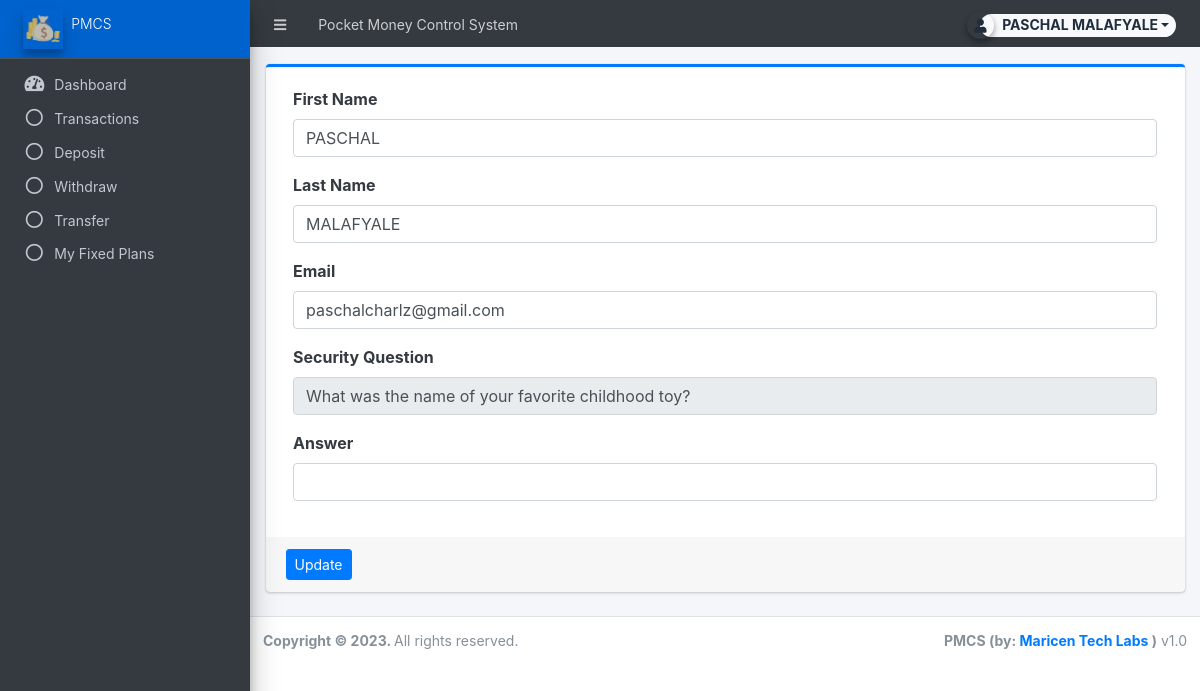
/client/?page=user (signed in), run on the app's committed database.
### tables this page shows
CREATE TABLE `accounts` (
  `id` int(30) NOT NULL,
  `account_number` varchar(50) NOT NULL,
  `pin` int(4) NOT NULL,
  `confirmed_pin` text NOT NULL,
  `firstname` varchar(250) NOT NULL,
  `lastname` varchar(250) NOT NULL,
  `middlename` varchar(250) NOT NULL,
  `email` text NOT NULL,
  `balance` float NOT NULL,
  `secqstn` varchar(255) NOT NULL,
  `secans` varchar(255) NOT NULL,
  `date_created` datetime NOT NULL DEFAULT current_timestamp(),
  `date_updated` datetime DEFAULT NULL ON UPDATE current_timestamp()
);

### config.php (called while the page is built, shortened)
<?php
require_once('classes/DBConnection.php');
require_once('classes/SystemSettings.php');
function validate_image($file){
	if(!empty($file)){
		if(is_file(base_app.$file)){
			return base_url.$file;
		}else{
			return base_url.'dist/img/no-image-available.png';
		}
	}else{
		return base_url.'dist/img/no-image-available.png';
	}
}
function isMobileDevice(){
    $aMobileUA = array(
        '/iphone/i' => 'iPhone',
        '/ipod/i' => 'iPod',
        '/ipad/i' => 'iPad',
        '/android/i' => 'Android',
        '/blackberry/i' => 'BlackBerry',
        '/webos/i' => 'Mobile'
    );
    return false;
}
?>

### classes/DBConnection.php (called while the page is built, shortened)
<?php
class DBConnection{
    private $host = DB_SERVER;
    private $username = DB_USERNAME;
    private $password = DB_PASSWORD;
    private $database = DB_NAME;
    public $conn;
    public function __construct(){
        if (!isset($this->conn)) {
            $this->conn = new mysqli($this->host, $this->username, $this->password, $this->database);
        }
    }
}
?>

### client/user/index.php (the view, shortened to what this page needs)
<?php
$user = $conn->query("SELECT * FROM `accounts` where id ='".$_settings->userdata('id')."'");
foreach($user->fetch_array() as $k =>$v){
	$meta[$k] = $v;
}
?>
<div class="card card-outline card-primary">
	<div class="card-body">
		<div class="container-fluid">
			<form action="" id="manage-user">
				<div class="form-group">
					<label for="name">First Name</label>
					<input type="text" name="firstname" id="firstname" class="form-control" value="<?php echo isset($meta['firstname']) ? $meta['firstname']: '' ?>" required>
				</div>
				<div class="form-group">
					<label for="name">Last Name</label>
					<input type="text" name="lastname" id="lastname" class="form-control" value="<?php echo isset($meta['lastname']) ? $meta['lastname']: '' ?>" required>
				</div>
				<div class="form-group">
					<label for="email">Email</label>
					<input type="text" name="email" id="email" class="form-control" value="<?php echo isset($meta['email']) ? $meta['email']: '' ?>" required  autocomplete="off">
				</div>
				<div class="form-group">
					<label for="secqstn">Security Question</label>
					<input type="text" name="secqstn" id="secqstn" class="form-control" value="<?php echo isset($meta['secqstn']) ? $meta['secqstn']: '' ?>" readonly>
				</div>
				<div class="form-group">
					<label for="secans">Answer</label>
					<input type="text" name="secans" id="secans" class="form-control" value="" required>
				</div>
			</form>
		</div>
	</div>
	<div class="card-footer">
		<div class="col-md-12">
			<div class="row">
				<button id="update-button" class="btn btn-sm btn-primary">Update</button>
			</div>
		</div>
	</div>
</div>

### client/index.php (shortened to what this page needs)
<?php require_once('../config.php'); ?>
<?php
$balance = $conn->query("SELECT * FROM `accounts` where id=".$_settings->userdata('id'));
$_settings->set_userdata('balance', $balance->fetch_assoc()['balance']);
?>
 <!DOCTYPE html>
<html lang="en" class="" style="height: auto;">
<?php require_once('inc/header.php') ?>
  <body class="sidebar-mini layout-fixed control-sidebar-slide-open layout-navbar-fixed sidebar-mini-md sidebar-mini-xs" data-new-gr-c-s-check-loaded="14.991.0" data-gr-ext-installed="" style="height: auto;">
    <div class="wrapper">
     <?php require_once('inc/topBarNav.php') ?>
     <?php require_once('inc/navigation.php') ?>
     <?php $page = isset($_GET['page']) ? $_GET['page'] : 'home';  ?>
      <div class="content-wrapper pt-3" style="min-height: 567.854px;">
        <section class="content  text-dark">
          <div class="container-fluid">
            <?php
              if(!file_exists($page.".php") && !is_dir($page)){
                  include '404.html';
              }else{
                if(is_dir($page))
                  include $page.'/index.php';
                else
                  include $page.'.php';
              }
            ?>
          </div>
        </section>
      </div>
      <?php require_once('inc/footer.php') ?>
  </body>
</html>

### client/inc/header.php (shortened to what this page needs)
<head>
    <link rel="stylesheet" href="<?php echo base_url ?>plugins/fontawesome-free/css/all.min.css">
    <link rel="stylesheet" href="<?php echo base_url ?>plugins/tempusdominus-bootstrap-4/css/tempusdominus-bootstrap-4.min.css">
  <link rel="stylesheet" href="<?php echo base_url ?>plugins/datatables-bs4/css/dataTables.bootstrap4.min.css">
  <link rel="stylesheet" href="<?php echo base_url ?>plugins/datatables-responsive/css/responsive.bootstrap4.min.css">
  <link rel="stylesheet" href="<?php echo base_url ?>plugins/datatables-buttons/css/buttons.bootstrap4.min.css">
  <link rel="stylesheet" href="<?php echo base_url ?>plugins/datatables-select/css/select.bootstrap4.min.css">
  <link rel="stylesheet" href="<?php echo base_url ?>plugins/select2/css/select2.min.css">
  <link rel="stylesheet" href="<?php echo base_url ?>plugins/select2-bootstrap4-theme/select2-bootstrap4.min.css">
    <link rel="stylesheet" href="<?php echo base_url ?>plugins/icheck-bootstrap/icheck-bootstrap.min.css">
    <link rel="stylesheet" href="<?php echo base_url ?>plugins/jqvmap/jqvmap.min.css">
    <link rel="stylesheet" href="<?php echo base_url ?>dist/css/adminlte.css">
    <link rel="stylesheet" href="<?php echo base_url ?>dist/css/custom.css">
    <link rel="stylesheet" href="<?php echo base_url ?>plugins/overlayScrollbars/css/OverlayScrollbars.min.css">
    <link rel="stylesheet" href="<?php echo base_url ?>plugins/daterangepicker/daterangepicker.css">
    <link rel="stylesheet" href="<?php echo base_url ?>plugins/summernote/summernote-bs4.min.css">
  <link rel="stylesheet" href="<?php echo base_url ?>plugins/sweetalert2-theme-bootstrap-4/bootstrap-4.min.css">
  <link rel="stylesheet" href="<?php echo base_url ?>plugins/fullcalendar/main.css">
  </head>

### client/inc/topBarNav.php (shortened to what this page needs)
<nav class="main-header navbar navbar-expand navbar-dark border border-light border-top-0  border-left-0 border-right-0 navbar-light text-sm">
  <ul class="navbar-nav">
    <li class="nav-item">
    <a class="nav-link" data-widget="pushmenu" href="#" role="button"><i class="fas fa-bars"></i></a>
    </li>
    <li class="nav-item d-none d-sm-inline-block">
      <a href="<?php echo base_url ?>" class="nav-link"><?php echo (!isMobileDevice()) ? $_settings->info('name'):$_settings->info('short_name'); ?></a>
    </li>
  </ul>
  <ul class="navbar-nav ml-auto">
    <li class="nav-item">
      <div class="btn-group nav-link">
            <button type="button" class="btn btn-rounded badge badge-light dropdown-toggle dropdown-icon" data-toggle="dropdown">
              <span><i class="img-circle elevation-2 user-img fa fa-user text-mute d-flex justify-content-center align-items-center"></i></span>
              <span class="ml-3"><?php echo ucwords($_settings->userdata('firstname').' '.$_settings->userdata('lastname')) ?></span>
            </button>
        </div>
    </li>
  </ul>
</nav>

### client/inc/navigation.php (shortened to what this page needs)
<aside class="main-sidebar sidebar-dark-primary elevation-4 sidebar-no-expand">
  <a href="<?php echo base_url ?>admin" class="brand-link bg-primary text-sm">
  <img src="<?php echo validate_image($_settings->info('logo'))?>" alt="Store Logo" class="brand-image  elevation-3" style="opacity: .8;width: 2.5rem;height: 2.5rem;max-height: unset">
  <span class="brand-text font-weight-light"><?php echo $_settings->info('short_name') ?></span>
  </a>
  <div class="sidebar os-host os-theme-light os-host-overflow os-host-overflow-y os-host-resize-disabled os-host-transition os-host-scrollbar-horizontal-hidden">
    <div class="os-content-glue" style="margin: 0px -8px; width: 249px; height: 646px;"></div>
    <div class="os-padding">
      <div class="os-viewport os-viewport-native-scrollbars-invisible" style="overflow-y: scroll;">
        <div class="os-content" style="padding: 0px 8px; height: 100%; width: 100%;">
          <nav class="mt-4">
             <ul class="nav nav-pills nav-sidebar flex-column text-sm nav-compact nav-flat nav-child-indent nav-collapse-hide-child" data-widget="treeview" role="menu" data-accordion="false">
              <li class="nav-item dropdown">
                <a href="./" class="nav-link nav-home">
                  <i class="nav-icon fas fa-tachometer-alt"></i>
                  <p>
                    Dashboard
                  </p>
                </a>
              </li>
              <li class="nav-item">
                <li class="nav-item">
                    <a href="./?page=transaction" class="nav-link nav-index">
                      <i class="far fa-circle nav-icon"></i>
                      <p>Transactions</p>
                    </a>
                  </li>
                  <li class="nav-item">
                    <a href="./?page=transaction/deposit" class="nav-link nav-deposit">
                      <i class="far fa-circle nav-icon"></i>
                      <p>Deposit</p>
                    </a>
                  </li>
                  <li class="nav-item">
                    <a href="./?page=transaction/withdraw" class="nav-link nav-withdraw">
                      <i class="far fa-circle nav-icon"></i>
                      <p>Withdraw</p>
                    </a>
                  </li>
                  <li class="nav-item">
                    <a href="./?page=transaction/transfer" class="nav-link nav-transfer">
                      <i class="far fa-circle nav-icon"></i>
                      <p>Transfer</p>
                    </a>
                  </li>
              </li>
              <li class="nav-item">
                    <a href="./?page=transaction/fixedplan" class="nav-link nav-transfer">
                      <i class="far fa-circle nav-icon"></i>
                      <p>My Fixed Plans</p>
                    </a>
                  </li>
            </ul>
          </nav>
        </div>
      </div>
    </div>
  </div>
</aside>

### client/inc/footer.php (shortened to what this page needs)
<footer class="main-footer text-sm">
        <strong>Copyright © <?php echo date('Y') ?>.
        </strong>
        All rights reserved.
        <div class="float-right d-none d-sm-inline-block">
          <b><?php echo $_settings->info('short_name') ?> (by: <a href="mailto:innomwijonge@gmail.com" target="blank">Maricen Tech Labs</a> )</b> v1.0
        </div>
      </footer>
    </div>

### client/inc/topBarNav.php (style rules this page uses)
.user-img { position: absolute; height: 27px; width: 27px; left: -7%; top: -12%; }
.btn-rounded { border-radius: 50px; }

### data on the page
accounts: firstname "PASCHAL", lastname "MALAFYALE", email "paschalcharlz@gmail.com", secqstn "What was the name of your favorite childhood toy?"

### other printed values
$_settings->info('name') "Pocket Money Control System"
$_settings->userdata('firstname').' '.$_settings->userdata('lastname') "PASCHAL MALAFYALE"
$_settings->info('short_name') "PMCS"
